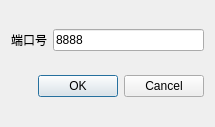
<?xml version="1.0" encoding="UTF-8"?>
<ui version="4.0">
 <class>DialogInit</class>
 <widget class="QDialog" name="DialogInit">
  <property name="geometry">
   <rect>
    <x>0</x>
    <y>0</y>
    <width>215</width>
    <height>127</height>
   </rect>
  </property>
  <property name="windowTitle">
   <string>Dialog</string>
  </property>
  <layout class="QVBoxLayout" name="verticalLayout">
   <item>
    <layout class="QHBoxLayout" name="horizontalLayout">
     <item>
      <widget class="QLabel" name="label">
       <property name="text">
        <string>端口号</string>
       </property>
      </widget>
     </item>
     <item>
      <widget class="QLineEdit" name="lineEdit">
       <property name="text">
        <string>8888</string>
       </property>
      </widget>
     </item>
    </layout>
   </item>
   <item>
    <widget class="QDialogButtonBox" name="buttonBox">
     <property name="orientation">
      <enum>Qt::Horizontal</enum>
     </property>
     <property name="standardButtons">
      <set>QDialogButtonBox::Cancel|QDialogButtonBox::Ok</set>
     </property>
    </widget>
   </item>
  </layout>
 </widget>
 <resources/>
 <connections>
  <connection>
   <sender>buttonBox</sender>
   <signal>accepted()</signal>
   <receiver>DialogInit</receiver>
   <slot>accept()</slot>
   <hints>
    <hint type="sourcelabel">
     <x>248</x>
     <y>254</y>
    </hint>
    <hint type="destinationlabel">
     <x>157</x>
     <y>274</y>
    </hint>
   </hints>
  </connection>
  <connection>
   <sender>buttonBox</sender>
   <signal>rejected()</signal>
   <receiver>DialogInit</receiver>
   <slot>reject()</slot>
   <hints>
    <hint type="sourcelabel">
     <x>316</x>
     <y>260</y>
    </hint>
    <hint type="destinationlabel">
     <x>286</x>
     <y>274</y>
    </hint>
   </hints>
  </connection>
 </connections>
</ui>
